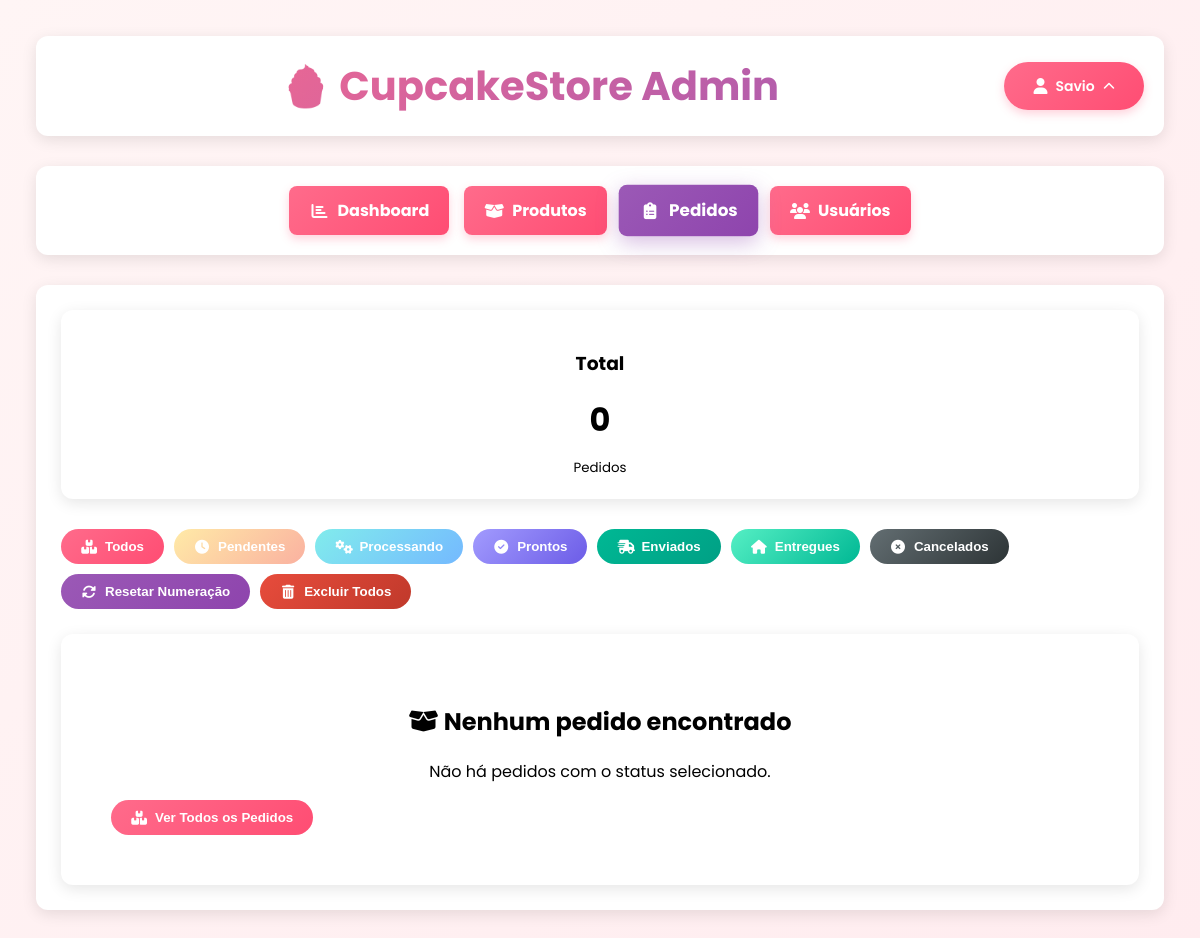
/admin/pedidos?status= (signed in), run on an earlier commit of the app's database.
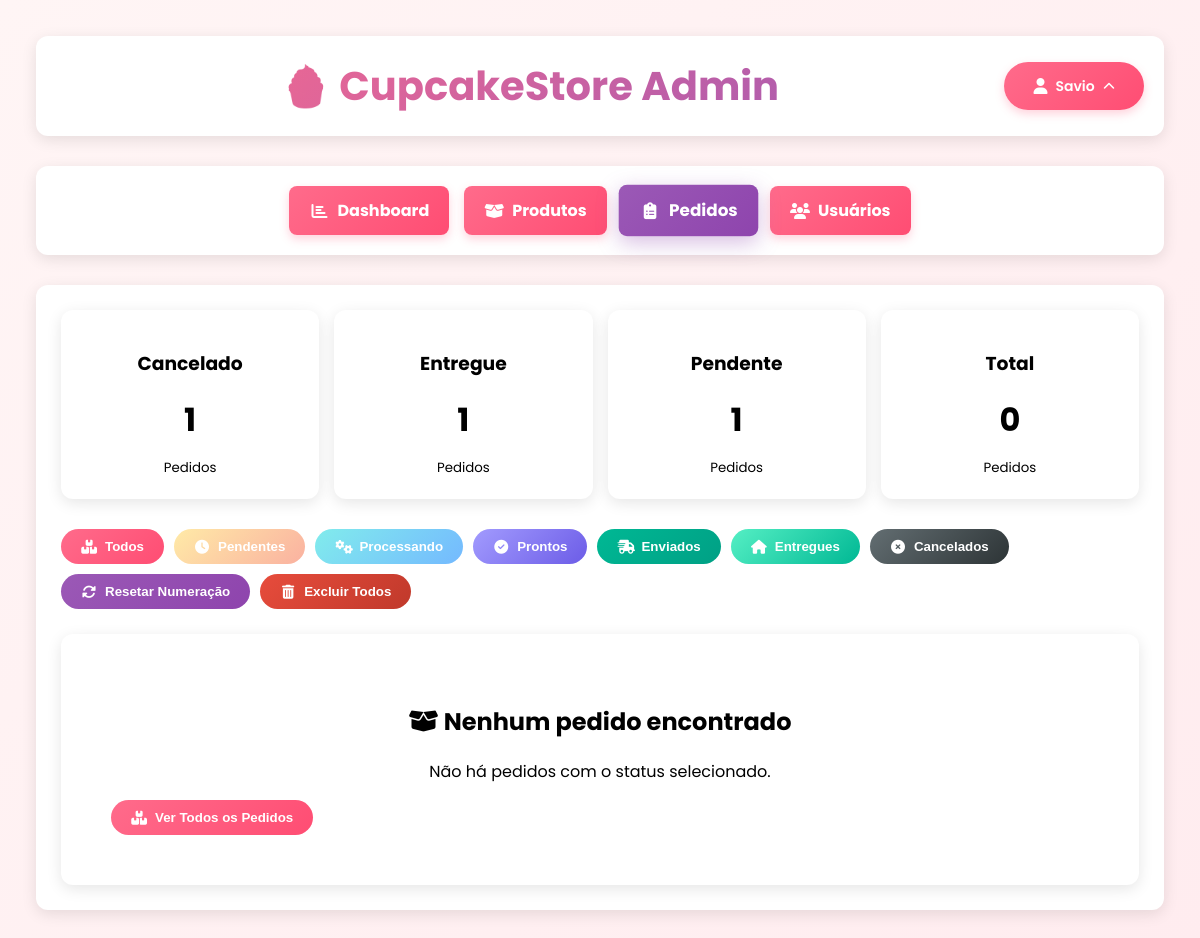
And on a later commit of the database.
### tables this page shows
CREATE TABLE orders (
                    id INTEGER PRIMARY KEY AUTOINCREMENT,
                    user_id INTEGER NOT NULL,
                    order_data TEXT NOT NULL,
                    total_amount REAL NOT NULL,
                    metodo_pagamento TEXT DEFAULT 'cartao',
                    status TEXT DEFAULT 'pendente',
                    created_at TIMESTAMP DEFAULT CURRENT_TIMESTAMP, forma_entrega TEXT DEFAULT 'delivery',
                    FOREIGN KEY (user_id) REFERENCES users (id)
                );

### backend/app.py (the view, shortened to what this page needs)
@app.route('/admin/pedidos')
@admin_required
def admin_pedidos():
    try:
        status_filter = request.args.get('status', 'todos')
        conn = get_db_connection()
        if status_filter == 'todos':
            pedidos = conn.execute('''
                SELECT o.*, u.username
                FROM orders o
                JOIN users u ON o.user_id = u.id
                ORDER BY o.created_at DESC
            ''').fetchall()
        else:
            pedidos = conn.execute('''
                SELECT o.*, u.username
                FROM orders o
                JOIN users u ON o.user_id = u.id
                WHERE o.status = ?
                ORDER BY o.created_at DESC
            ''', (status_filter,)).fetchall()
        contagem_status = conn.execute('''
            SELECT status, COUNT(*) as count
            FROM orders
            GROUP BY status
        ''').fetchall()
        conn.close()
        print(f"📦 Pedidos encontrados: {len(pedidos)}")
        pedidos_processados = []
        print(f"✅ Pedidos processados com sucesso: {len(pedidos_processados)}")
        return render_template('admin/pedidos.html',
                             pedidos=pedidos_processados,
                             contagem_status=contagem_status,
                             status_filter=status_filter)
    except Exception as e:
        print(f"❌ Erro ao carregar pedidos: {e}")
        import traceback
        traceback.print_exc()
        flash('Erro ao carregar pedidos.', 'error')
        return redirect(url_for('admin_dashboard'))

### backend/app.py (called while the page is built)
def is_admin():
    if 'user_id' not in session:
        return False
    try:
        conn = get_db_connection()
        user = conn.execute(
            'SELECT is_admin FROM users WHERE id = ?',
            (session['user_id'],)
        ).fetchone()
        conn.close()
        return user and user['is_admin'] == 1
    except Exception as e:
        print(f"❌ Erro ao verificar admin: {e}")
        return False

def admin_required(f):
    @wraps(f)
    def decorated_function(*args, **kwargs):
        if not is_admin():
            flash('Acesso restrito a administradores!', 'error')
            return redirect(url_for('home'))
        return f(*args, **kwargs)
    return decorated_function

### database/database.py (called while the page is built)
def get_db_connection():
    db_path = os.path.join(base_dir, 'cupcakes.db')
    conn = sqlite3.connect(db_path)
    conn.row_factory = sqlite3.Row
    return conn

### frontend/templates/Admin/pedidos.html (shortened to what the changed rows need)
{% extends "Admin/base.html" %}
{% block content %}
<div class="estatisticas">
    {% for stat in contagem_status %}
    <div class="estatistica-card">
        <h3>{{ stat['status']|title }}</h3>
        <div class="estatistica-numero">{{ stat['count'] }}</div>
        <small>Pedidos</small>
    </div>
    {% endfor %}
</div>
<div class="pedidos-grid">
    {% if pedidos %}
    {% for pedido in pedidos %}
    <div class="pedido-card {{ pedido['status'] }}">
        <div class="pedido-header">
            <div class="pedido-info">
                <h3>Pedido #{{ pedido['id'] }}</h3>
                <p><strong>Cliente:</strong> {{ pedido['username'] }}</p>
                <p><strong>Data:</strong> {{ pedido['created_at'] }}</p>
                <p><strong>Total:</strong> R$ {{ "%.2f"|format(pedido['total_amount']) }}</p>
                <p><strong>Pagamento:</strong>
                    {% if pedido['metodo_pagamento'] == 'dinheiro' %}💵 Dinheiro{% endif %}
                    {% if pedido['metodo_pagamento'] == 'cartao' %}💳 Cartão{% endif %}
                    {% if pedido['metodo_pagamento'] == 'pix' %}📱 PIX{% endif %}
                    {% if not pedido['metodo_pagamento'] %}💳 Cartão (padrão){% endif %}
                </p>
                <p><strong>Entrega:</strong>
                    {% if pedido['forma_entrega'] == 'delivery' %}🚚 Delivery{% endif %}
                    {% if pedido['forma_entrega'] == 'retirada' %}🏪 Retirada{% endif %}
                    {% if not pedido['forma_entrega'] %}🚚 Delivery (padrão){% endif %}
                </p>
            </div>
            <span class="pedido-status status-{{ pedido['status'] }}">
                {{ pedido['status']|title }}
            </span>
        </div>
        <div class="pedido-itens">
            <strong>Itens do Pedido:</strong>
            {% if pedido.order_data %}
            {% set order_data = pedido.order_data %}
            {% if order_data is string %}
            {% set order_data = order_data|parse_json %}
            {% endif %}
            {% if order_data.itens is defined %}
            {% for item in order_data.itens %}
            <div class="item-pedido">
                <span>{{ item.quantidade }}x {{ item.nome }}</span>
                <span>R$ {{ "%.2f"|format(item.preco * item.quantidade) }}</span>
            </div>
            {% endfor %}
            {% else %}
            {% for item in order_data %}
            <div class="item-pedido">
                <span>
                    {% if item.quantidade %}{{ item.quantidade }}x {% endif %}
                    {{ item.nome if item.nome else 'Item' }}
                </span>
                <span>
                    R$
                    {% if item.preco and item.quantidade %}
                    {{ "%.2f"|format(item.preco * item.quantidade) }}
                    {% elif item.preco %}
                    {{ "%.2f"|format(item.preco) }}
                    {% else %}
                    0.00
                    {% endif %}
                </span>
            </div>
            {% endfor %}
            {% endif %}
            {% else %}
            <p>Nenhum item disponível</p>
            {% endif %}
        </div>
        <div class="pedido-acoes">
            <select class="select-status" id="status-{{ pedido['id'] }}">
                <option value="pendente" {% if pedido['status']=='pendente' %}selected{% endif %}>Pendente</option>
                <option value="processando" {% if pedido['status']=='processando' %}selected{% endif %}>Processando
                </option>
                <option value="pronto" {% if pedido['status']=='pronto' %}selected{% endif %}>Pronto</option>
                <option value="enviado" {% if pedido['status']=='enviado' %}selected{% endif %}>Enviado</option>
                <option value="entregue" {% if pedido['status']=='entregue' %}selected{% endif %}>Entregue</option>
                <option value="cancelado" {% if pedido['status']=='cancelado' %}selected{% endif %}>Cancelado</option>
            </select>
            <button class="btn-atualizar" onclick="abrirModalAtualizarStatus({{ pedido['id'] }})">
                <i class="fas fa-save"></i> Atualizar
            </button>
            <button class="btn-atualizar" style="background: linear-gradient(135deg, #ff6b8b, #ff4d73);"
                onclick="abrirModalExclusaoPedido({{ pedido['id'] }}, {{ pedido['total_amount'] }})">
                <i class="fas fa-trash-alt"></i> Excluir
            </button>
        </div>
    </div>
    {% endfor %}
    {% else %}
    <div class="nenhum-pedido">
        <h2><i class="fas fa-box-open"></i> Nenhum pedido encontrado</h2>
    </div>
    {% endif %}
</div>
{% endblock %}

What changed in the data, as far as the page shows it:
added orders: status "Cancelado", count "1"
added orders: status "Entregue", count "1"
added orders: status "Pendente", count "1"
